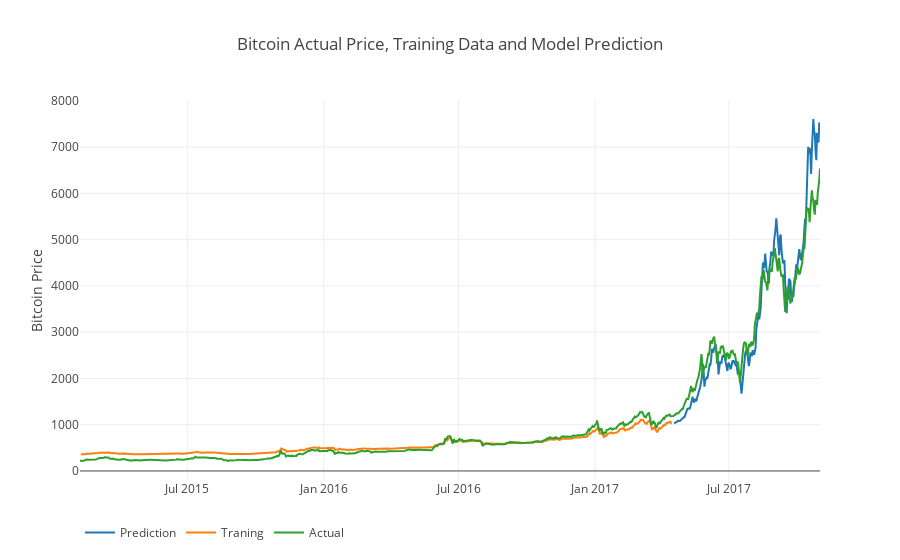

Notebook code for this chart:
### Code cell
test_trace = go.Scatter(x=df.index[-1000:], y=testPredictPlot.ravel(), name="Prediction")
train_trace = go.Scatter(x=df.index[-1000:], y=trainPredictPlot.ravel(), name="Traning")
actual_trace = go.Scatter(x=df.index[-1000:], y=scaler.inverse_transform(ds).ravel(), name="Actual")

# figure_or_data -- a plotly.graph_objs.Figure or plotly.graph_objs.Data or
#                   dict or list that describes a Plotly graph.
#                   See https://plot.ly/python/ for examples of
#                   graph descriptions.

layout = go.Layout(
        title="Bitcoin Actual Price, Training Data and Model Prediction",
        legend=dict(orientation="h"),
        xaxis=dict(type='date'),
        yaxis=dict(
            title="Bitcoin Price",
        )
    )
                
fig = go.Figure(data=[test_trace, train_trace,actual_trace], layout=layout)

py.iplot(fig)

### Figure 1 — Plotly figure (JSON) as saved in the notebook; plotly's stock layout.template omitted (floating-point values rounded to 4 significant figures; data arrays with more than 128 entries replaced by an {"elided": "..."} marker saying what was removed)
{"data": [{"name": "Prediction", "type": "scatter", "x": {"elided": "1000 str values"}, "y": {"elided": "1000 float values"}}, {"name": "Traning", "type": "scatter", "x": {"elided": "1000 str values"}, "y": {"elided": "1000 float values"}}, {"name": "Actual", "type": "scatter", "x": {"elided": "1000 str values"}, "y": {"elided": "1000 float values"}}], "layout": {"legend": {"orientation": "h"}, "title": "Bitcoin Actual Price, Training Data and Model Prediction", "xaxis": {"type": "date"}, "yaxis": {"title": "Bitcoin Price"}}}
